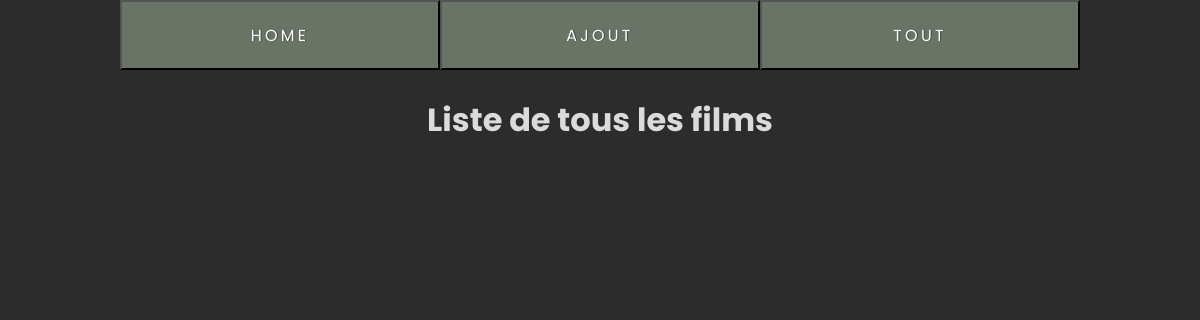
The page /projet/film/all/ on the database as committed earlier.
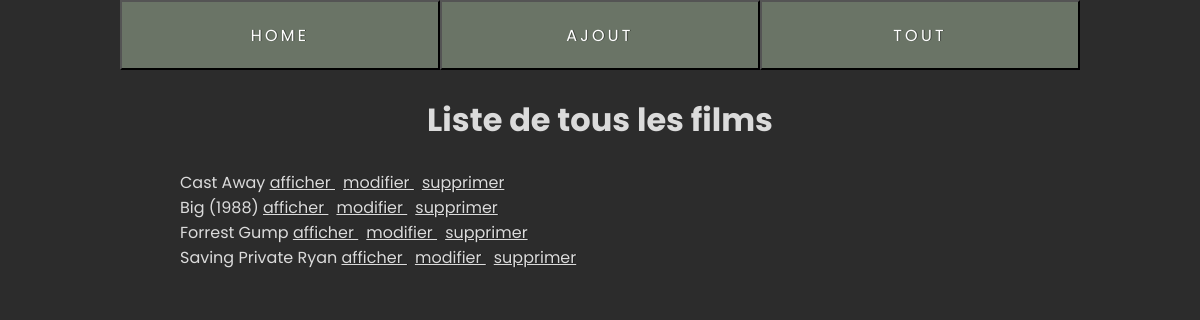
The same page on the database as committed later.
### projet/models.py (models this page shows, shortened)
class Film(models.Model):
    titre = models.CharField(max_length=100)
    producteur = models.CharField(max_length = 100)
    acteur = models.TextField()
    date_parution = models.DateField(blank=True, null = True)
    duree = models.TimeField(auto_now=False, auto_now_add=False)
    syno = models.TextField(null = True, blank = True)
    genre = models.ForeignKey("genre", on_delete=models.CASCADE, default=None)

### projet/views.py (the view)
# urls.py: path('film/all/', views.all),
def all(request):
    all = list(models.Film.objects.all())
    return render(request,"projet/film/all.html",{"all": all})

### projet/templates/projet/film/all.html (shortened to what this page needs)
{% extends "projet/film/index.html" %}
{% block content %}
    <h1>Liste de tous les films</h1>
    {% for film in all %}
            <p> {{film.titre}}
                <a class="link" href="/projet/film/affiche/{{film.id}}"> afficher </a>
                <a class="link" href="/projet/film/update/{{film.id}}"> modifier </a>
                <a class="link" href="/projet/film/delete/{{film.id}}"> supprimer </a>
            </p>
    {%endfor%}
{% endblock %}

Rows that differ between the two databases and show on the page:
added Film: titre "Cast Away"
added Film: titre "Big (1988)"
added Film: titre "Forrest Gump"
added Film: titre "Saving Private Ryan"
